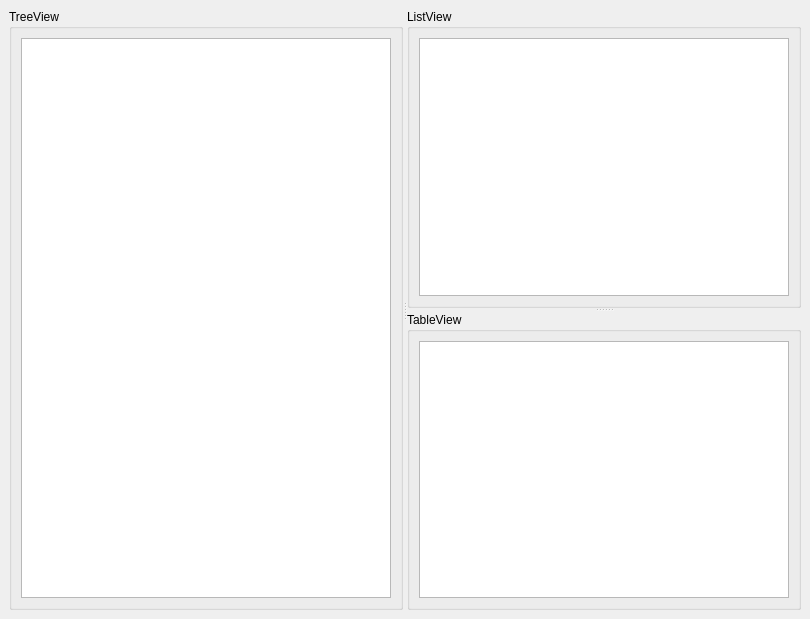
<?xml version="1.0" encoding="UTF-8"?>
<ui version="4.0">
 <class>MainWindow</class>
 <widget class="QMainWindow" name="MainWindow">
  <property name="geometry">
   <rect>
    <x>0</x>
    <y>0</y>
    <width>810</width>
    <height>619</height>
   </rect>
  </property>
  <property name="windowTitle">
   <string>MainWindow</string>
  </property>
  <widget class="QWidget" name="centralwidget">
   <layout class="QHBoxLayout" name="horizontalLayout">
    <item>
     <widget class="QSplitter" name="splitter_2">
      <property name="orientation">
       <enum>Qt::Horizontal</enum>
      </property>
      <widget class="QGroupBox" name="groupBox">
       <property name="title">
        <string>TreeView</string>
       </property>
       <layout class="QVBoxLayout" name="verticalLayout">
        <item>
         <widget class="QTreeView" name="treeView"/>
        </item>
       </layout>
      </widget>
      <widget class="QSplitter" name="splitter">
       <property name="orientation">
        <enum>Qt::Vertical</enum>
       </property>
       <widget class="QGroupBox" name="groupBox_2">
        <property name="title">
         <string>ListView</string>
        </property>
        <layout class="QVBoxLayout" name="verticalLayout_2">
         <item>
          <widget class="QListView" name="listView"/>
         </item>
        </layout>
       </widget>
       <widget class="QGroupBox" name="groupBox_3">
        <property name="title">
         <string>TableView</string>
        </property>
        <layout class="QVBoxLayout" name="verticalLayout_3">
         <item>
          <widget class="QTableView" name="tableView"/>
         </item>
        </layout>
       </widget>
      </widget>
     </widget>
    </item>
   </layout>
  </widget>
 </widget>
 <resources/>
 <connections/>
</ui>
